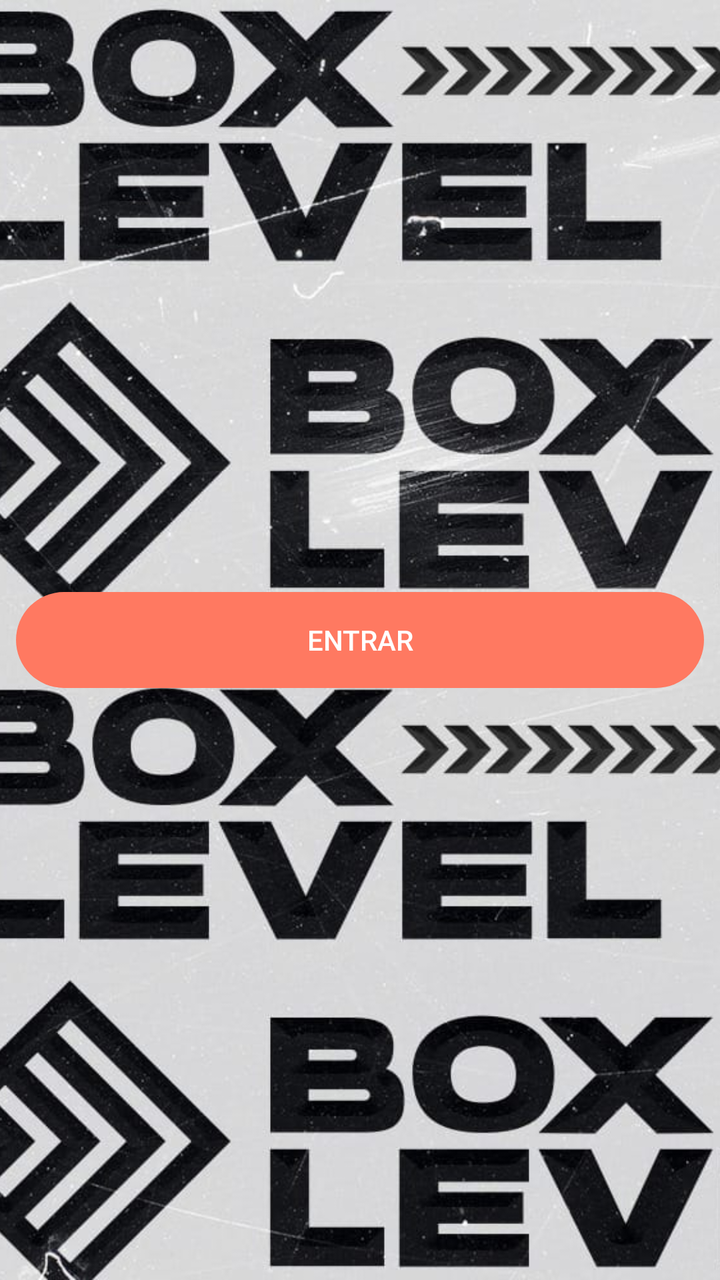
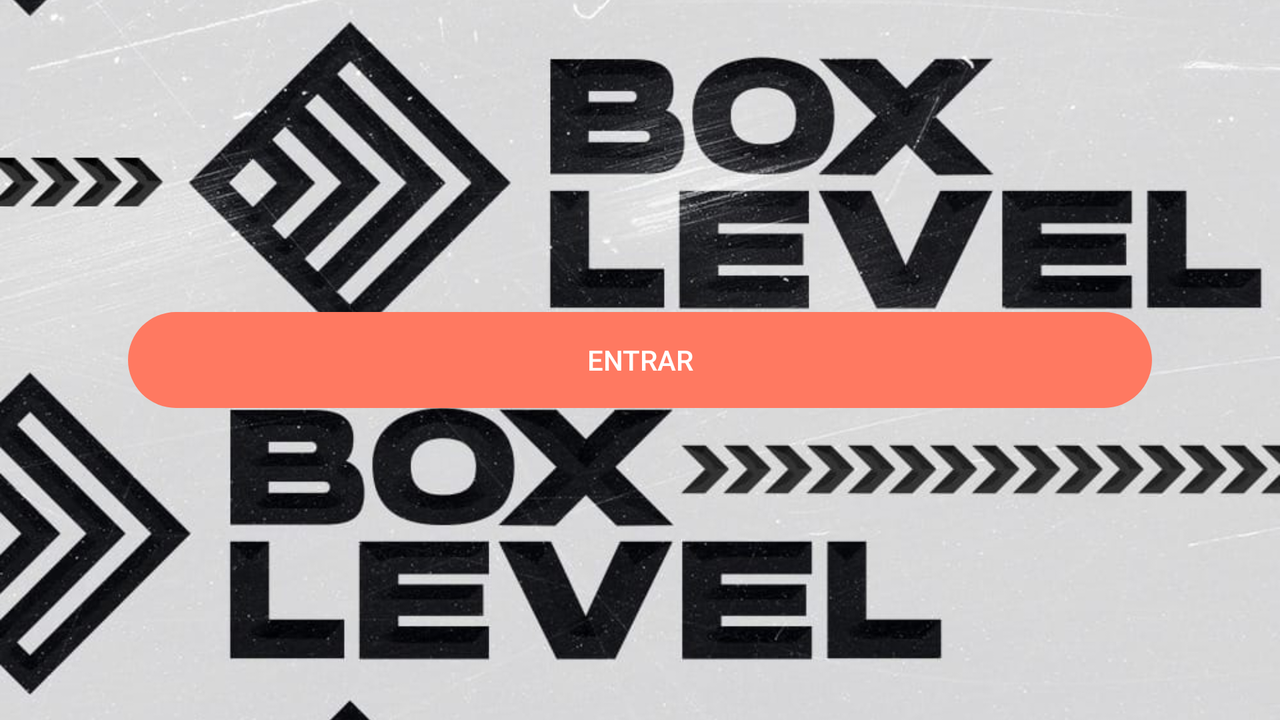

First picture: res/layout/ on a phone held upright. Second picture: the repository's own variant of that layout, on a device whose configuration matches the variant's folder. Source for both follows.
<!-- AndroidManifest.xml: application theme Theme.BoxLevel -->
<!-- res/layout/main_activity.xml -->
<?xml version="1.0" encoding="utf-8"?>
<androidx.constraintlayout.widget.ConstraintLayout
    xmlns:android="http://schemas.android.com/apk/res/android"
    xmlns:app="http://schemas.android.com/apk/res-auto"
    xmlns:tools="http://schemas.android.com/tools"
    android:layout_width="match_parent"
    android:layout_height="match_parent"
    tools:context=".MainActivity">

    <ImageView
        android:id="@+id/imgLogo"
        style="@style/mainStyle"
        android:layout_width="wrap_content"
        android:layout_height="wrap_content"
        android:contentDescription="@string/logo_descripcion"
        app:layout_constraintBottom_toBottomOf="parent"
        app:layout_constraintDimensionRatio="16:9"
        app:layout_constraintEnd_toEndOf="parent"
        app:layout_constraintStart_toStartOf="parent"
        app:layout_constraintTop_toTopOf="parent"
        android:scaleType="centerCrop"
        />

    <androidx.appcompat.widget.AppCompatButton
        android:id="@+id/btnEntrar"
        style="@style/myButton"
        android:layout_width="0dp"
        android:layout_height="wrap_content"
        android:layout_marginStart="8dp"
        android:layout_marginEnd="8dp"
        android:text="@string/entrar"
        app:layout_constraintBottom_toBottomOf="parent"
        app:layout_constraintEnd_toEndOf="parent"
        app:layout_constraintHorizontal_bias="0.532"
        app:layout_constraintStart_toStartOf="parent"
        app:layout_constraintTop_toTopOf="parent" />
</androidx.constraintlayout.widget.ConstraintLayout>
<!-- resources referenced by this layout -->
<resources>
  <string name="entrar">Entrar</string>
  <string name="logo_descripcion">Logo</string>
  <style name="mainStyle">
          <item name="android:src">@drawable/boxlevel3</item>
      </style>
  <style name="myButton">
          <item name="android:background">@drawable/btn_background</item>
          <item name="android:backgroundTint">@color/secondary</item>
          <item name="android:textColor">@color/white</item>
      </style>
  <style name="Theme.BoxLevel" parent="Theme.MaterialComponents.DayNight.DarkActionBar">
          
          <item name="colorPrimary">@color/secondary</item>
          <item name="colorPrimaryVariant">@color/black</item>
          <item name="colorOnPrimary">@color/white</item>
          
          <item name="colorSecondary">@color/teal_200</item>
          <item name="colorSecondaryVariant">@color/teal_700</item>
          <item name="colorOnSecondary">@color/black</item>
          
          <item name="android:statusBarColor" tools:targetApi="l">?attr/colorPrimaryVariant</item>
          
      </style>
  <!-- drawable boxlevel3: jpeg bitmap (drawable-v24, 119971 bytes) -->
  <!-- drawable btn_background (drawable) -->
  <?xml version="1.0" encoding="utf-8"?>
  <selector xmlns:android="http://schemas.android.com/apk/res/android">
      <item android:state_pressed="false" android:drawable="@drawable/rounded_background"/>
      <item android:state_pressed="true" android:drawable="@drawable/rounded_background"/>
  </selector>
  <color name="secondary">#ff7961</color>
  <color name="white">#FFFFFFFF</color>
  <color name="black">#FF000000</color>
  <color name="teal_200">#FF03DAC5</color>
  <color name="teal_700">#FF018786</color>
  <!-- drawable rounded_background (drawable) -->
  <?xml version="1.0" encoding="utf-8"?>
  <shape xmlns:android="http://schemas.android.com/apk/res/android"
      android:shape="rectangle">
  
      <corners android:radius="50dp"/>
  
      <padding
          android:bottom="10dp"
          android:left="25dp"
          android:right="25dp"
          android:top="10dp"/>
  
  </shape>
</resources>
<!-- res/layout-land/main_activity.xml (the repository's variant of the layout above) -->
<!-- drawn on the phone turned sideways -->
<?xml version="1.0" encoding="utf-8"?>
<androidx.constraintlayout.widget.ConstraintLayout xmlns:android="http://schemas.android.com/apk/res/android"
    xmlns:app="http://schemas.android.com/apk/res-auto"
    xmlns:tools="http://schemas.android.com/tools"
    android:layout_width="match_parent"
    android:layout_height="match_parent"
    tools:context=".MainActivity">

    <ImageView
        android:id="@+id/imgLogo"
        style="@style/mainStyle"
        android:layout_width="wrap_content"
        android:layout_height="wrap_content"
        android:contentDescription="@string/logo_descripcion"
        android:scaleType="centerCrop"
        app:layout_constraintBottom_toBottomOf="parent"
        app:layout_constraintEnd_toEndOf="parent"
        app:layout_constraintHorizontal_bias="0.0"
        app:layout_constraintStart_toStartOf="parent"
        app:layout_constraintTop_toTopOf="parent"
        app:layout_constraintVertical_bias="0.0" />

    <androidx.appcompat.widget.AppCompatButton
        android:id="@+id/btnEntrar"
        android:layout_width="0dp"
        android:layout_height="wrap_content"
        android:layout_marginStart="64dp"
        android:layout_marginEnd="64dp"
        android:text="@string/entrar"
        style="@style/myButton"
        app:layout_constraintBottom_toBottomOf="@+id/imgLogo"
        app:layout_constraintEnd_toEndOf="parent"
        app:layout_constraintStart_toStartOf="parent"
        app:layout_constraintTop_toTopOf="parent" />
</androidx.constraintlayout.widget.ConstraintLayout>
